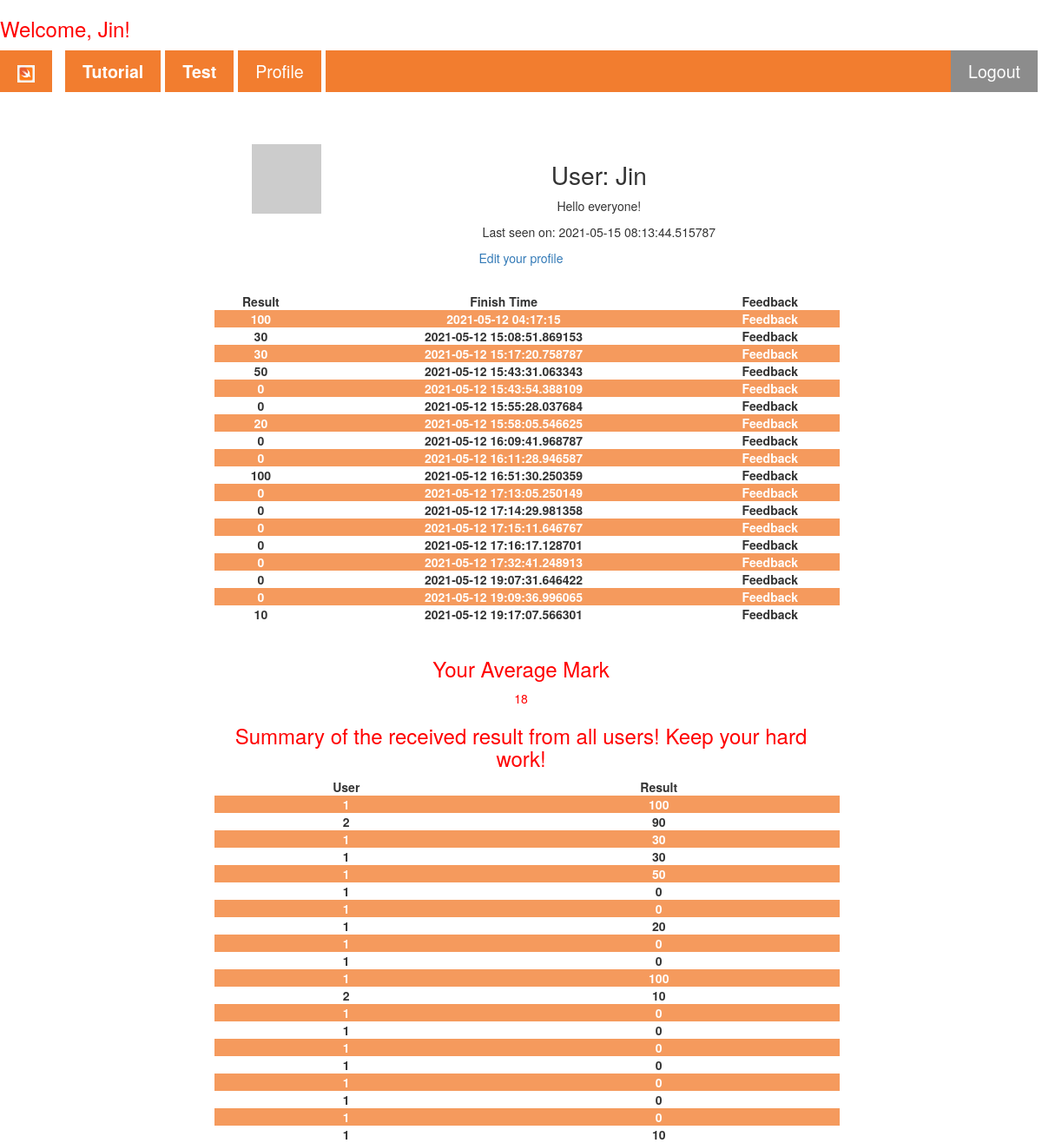
/user/Jin (signed in), run on the app's committed database.
### app/models.py (models this page shows, shortened)
class User(UserMixin, db.Model):
    id = db.Column(db.Integer, primary_key=True)
    username = db.Column(db.String(64), index=True, unique=True)
    email = db.Column(db.String(120), index=True, unique=True)
    password_hash = db.Column(db.String(128))
    about_me = db.Column(db.String(140))
    last_seen = db.Column(db.DateTime, default=datetime.utcnow)
    posts = db.relationship('Post', backref='author', lazy='dynamic')
    def avatar(self, size): # Add avatar to one user #
        digest = md5(self.email.lower().encode('utf-8')).hexdigest()
        return 'https://www.gravatar.com/avatar/{}?d=identicon&s={}'.format(
            digest, size)

class Post(UserMixin,db.Model):
    id = db.Column(db.Integer, primary_key=True)
    Mark = db.Column(db.Integer)
    Finish_Time = db.Column(db.DateTime, index=True, default=datetime.utcnow)
    Feedback = db.Column(db.String(1000))
    user_id = db.Column(db.Integer, db.ForeignKey('user.id'))

### app/routes.py (the view)
@app.route('/user/<username>')
@login_required
def user(username):
    list=[]
    average = 0
    user = User.query.filter_by(username=username).first_or_404()
    mark=Post.query.filter_by(user_id=user.id)[-1]
    allmark=Post.query.filter_by(user_id=user.id).all()
    all=Post.query.all()
    for i in allmark:
        list.append(i.Mark)
    for i in list:
        average+=int(i)
    average=average/len(list)
    average=int(average)
    return render_template('user.html', user=user, mark=mark, all=all,average=average, allmark=allmark)

### app/models.py (called while the page is built)
@login.user_loader
def load_user(id):
    return User.query.get(int(id))

### app/routes.py (called while the page is built)
@app.before_request
def before_request():
    if current_user.is_authenticated:
        current_user.last_seen = datetime.utcnow()
        db.session.commit()

### app/templates/user.html (shortened to what this page needs)
{% extends "base.html" %}
{% block articles %}
<div class="formcontainer" style="border: none; margin-top: 5%;">
  <table>
    <tr valign="top">
        <td><img src="{{ user.avatar(128) }}"></td>
        <td>
            <h1>User: {{ user.username }}</h1>
            {% if user.about_me %}<p>{{ user.about_me }}</p>{% endif %}
            {% if user.last_seen %}<p>Last seen on: {{ user.last_seen }}</p>{% endif %}
        </td>
    </tr>
  </table>
  {% if user == current_user %}
  <p class="redp"><a href="{{ url_for('edit_profile') }}">Edit your profile</a></p>
  {% endif %}
  <br>
  <table>
    <tr valign="top">
      <td><b>Result</b></td>
      <td><b>Finish Time</b></td>
      <td><b>Feedback</b></td>
    </tr>
    {% for j in allmark%}
    <tr>
      <td><b>{{j.Mark}}</b></td>
      <td><b>{{j.Finish_Time}}</b></td>
      <td>
        <details>
          <summary><b>Feedback</b></summary>
        </details>
      </td>
    </tr>
    {% endfor %}
  </table><br>
  <h3 class="redp">Your Average Mark</h3>
  <p class="redp">{{average}}</p>
  <h3 class="redp">Summary of the received result from all users! Keep your hard work!</h3>
  <table>
    <tr valign="top">
      <td><b>User</b></td>
      <td><b>Result</b></td>
    </tr>
    {% for i in all %}
    <tr>
      <td><b>{{i.user_id}}</b></td>
      <td><b>{{i.Mark}}</b></td>
    </tr>
    {% endfor %}
  </table>
</div>
{% endblock %}

### app/templates/base.html (shortened to what this page needs)
<!DOCTYPE html>
<html lang="en">
<head>
    <link rel="stylesheet" href="https://maxcdn.bootstrapcdn.com/bootstrap/3.4.0/css/bootstrap.min.css"/>
    <link rel="stylesheet" href="{{ url_for('static', filename='nav_css.css')}}">
</head>
<body>
  {% if current_user.is_authenticated %}
  <h3 class="redp">Welcome, {{ current_user.username }}!</h3>
  {% endif %}
    <nav class="sticky">
        <ul class="ul_mainstyle">
            <li><a href="/"><img src="{{ url_for('static', filename='/Image/swift_icon.png')}}" alt="home icon"></a>
            </li>
            <li><a href="/Setup"><b>Tutorial</b></a></li>
            <li><a href="/Test"><b>Test</b></a></li>
            {% if not current_user.is_anonymous %}
            <li>
              <a href="{{ url_for('user', username=current_user.username) }}">Profile</a>
            </li>
            {% endif %}
            {% if current_user.is_anonymous %}
            <li class="loginbutton">
              <a href="{{ url_for('login') }}"><b>Login</b></a>
            </li>
            {% else %}
            <li class="loginbutton">
              <a href="{{ url_for('logout') }}">Logout</a>
            </li>
            {% endif %}
        </ul>
      </nav>
      {% block articles %}{% endblock %}
</body>
</html>

### app/static/nav_css.css (style rules this page uses)
html { font-family: Arial, Helvetica, sans-serif; line-height: 2; }
a { text-decoration: none; }
body { counter-reset: section; }
.formcontainer { text-align: center; }
.loginbutton { background-color: grey; color: white; float: right; }
nav ul.ul_mainstyle { margin: 1% 0 0 0; padding: 0; overflow: hidden; background-color: rgb(241, 112, 25); list-style-type: none; }
nav ul li { float: left; border-right: solid 5px white; }
li:first-of-type { border-right: solid 15px white; }
nav ul li a { display: block; color: white; text-align: center; text-decoration: none; padding: 10px 20px 10px; font-size: 140%; }
nav ul li img { height: 20px; width: auto; }
.sticky { position: sticky; top: 0; width: 100%; z-index: 10; opacity: 0.9; }
.redp { color: red; }
tr:nth-child(even) { background-color: rgb(241, 112, 25); color: white; opacity: 0.7; }
h1 { font-size: 200%; }
table { border-collapse: collapse; width: 100%; margin-left: 1%; }
.formcontainer { margin: auto; margin-top: 1%; width: 60%; border: 1px solid grey; padding: 70 50 50 50; text-align: center; border-radius: 10px; }

### data on the page
User: username "Jin", about_me "Hello everyone!", last_seen "2021-05-15 08:13:44.515787"
Post: Mark "100", Finish_Time "2021-05-12 04:17:15", user_id "1"
Post: Mark "30", Finish_Time "2021-05-12 15:08:51.869153", user_id "1"
Post: Mark "30", Finish_Time "2021-05-12 15:17:20.758787", user_id "1"
Post: Mark "50", Finish_Time "2021-05-12 15:43:31.063343", user_id "1"
Post: Mark "0", Finish_Time "2021-05-12 15:43:54.388109", user_id "1"
Post: Mark "0", Finish_Time "2021-05-12 15:55:28.037684", user_id "1"
Post: Mark "20", Finish_Time "2021-05-12 15:58:05.546625", user_id "1"
Post: Mark "0", Finish_Time "2021-05-12 16:09:41.968787", user_id "1"
Post: Mark "0", Finish_Time "2021-05-12 16:11:28.946587", user_id "1"
Post: Mark "100", Finish_Time "2021-05-12 16:51:30.250359", user_id "1"
Post: Mark "0", Finish_Time "2021-05-12 17:13:05.250149", user_id "1"
Post: Mark "0", Finish_Time "2021-05-12 17:14:29.981358", user_id "1"
Post: Mark "0", Finish_Time "2021-05-12 17:15:11.646767", user_id "1"
Post: Mark "0", Finish_Time "2021-05-12 17:16:17.128701", user_id "1"
Post: Mark "0", Finish_Time "2021-05-12 17:32:41.248913", user_id "1"
Post: Mark "0", Finish_Time "2021-05-12 19:07:31.646422", user_id "1"
Post: Mark "0", Finish_Time "2021-05-12 19:09:36.996065", user_id "1"
Post: Mark "10", Finish_Time "2021-05-12 19:17:07.566301", user_id "1"
Post: user_id "2", Mark "90"
Post: user_id "2", Mark "10"

### other printed values
{{ average }} "18"
